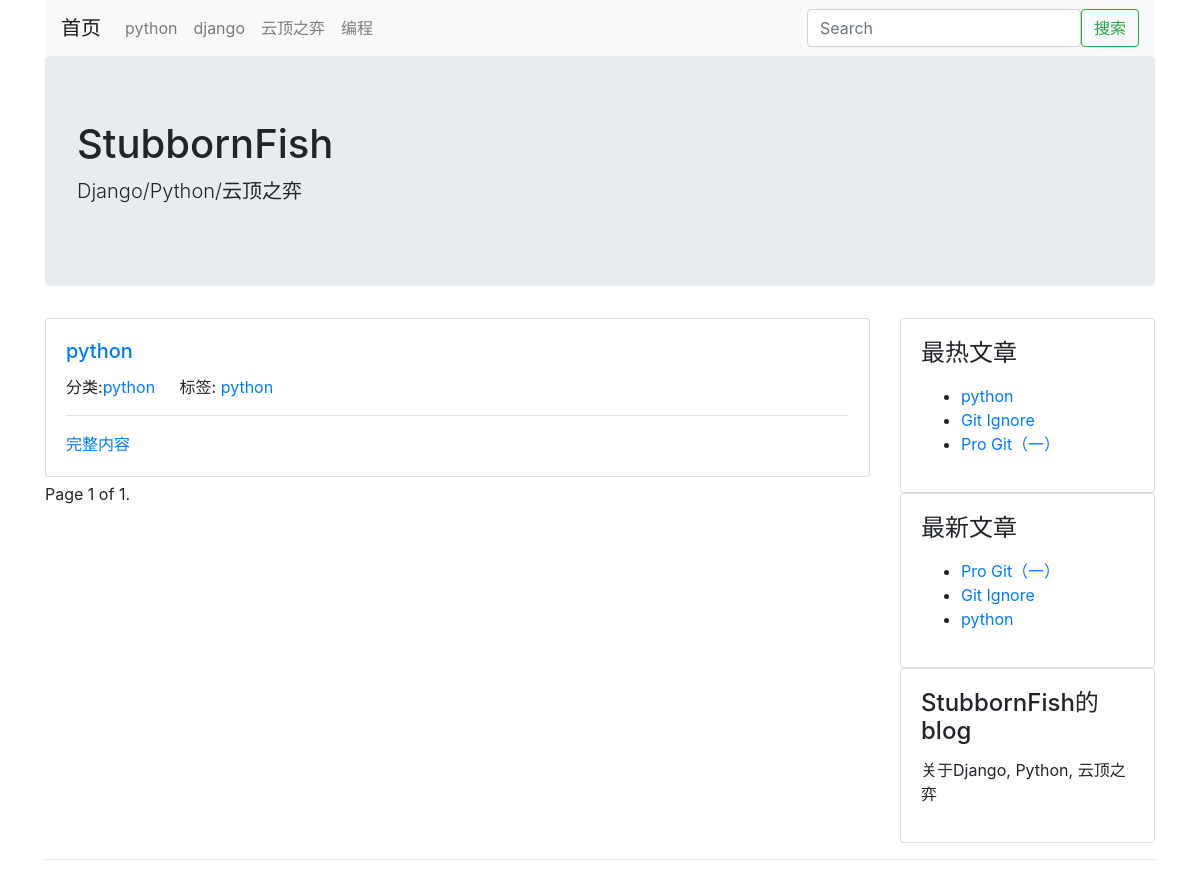
Page /category/1/ on the committed database.
### blog/models.py (models this page shows, shortened)
class Category(models.Model):
    name = models.CharField(max_length=50, verbose_name='名称')
    is_nav = models.BooleanField(default=False, verbose_name='是否为导航')
    class Meta:
        verbose_name = verbose_name_plural = '分类'
    @classmethod
    def get_navs(cls):
        catogories = Category.objects.all()
        normal_cato = []
        nav_cato = []
        for item in catogories:
            if item.is_nav:
                nav_cato.append(item)
            else:
                normal_cato.append(item)
        return {
            'navs': nav_cato,
            'categories': normal_cato
        }

class ArticlePost(models.Model):
    title = models.CharField(max_length=100, verbose_name="标题")
    desc = models.CharField(max_length=1024, blank=True, verbose_name='摘要')
    body = models.TextField(verbose_name='正文', help_text="正文为Markdown格式")
    content_html = models.TextField(verbose_name='正文markdown代码', blank=True, editable=False)
    category = models.ForeignKey(
        Category,
        blank=True,
        null=True,
        on_delete=models.DO_NOTHING,
        verbose_name='分类'
    )
    tag = models.ManyToManyField(
        Tag,
        blank=True,
        verbose_name='标签'
    )
    created_time = models.DateTimeField(auto_now_add=True, verbose_name='创建时间')
    updated_time = models.DateTimeField(auto_now=True, verbose_name='修改时间')
    pv = models.PositiveIntegerField(default=1)
    uv = models.PositiveIntegerField(default=1)
    class Meta:
        verbose_name = verbose_name_plural = '文章'
        ordering = ['-created_time']
    @classmethod
    def latest_posts(cls):
        queryset = cls.objects.all()
        return queryset
    @classmethod
    def host_posts(cls):
        result = cache.get('host_posts')
        if not result:
            result = cls.objects.all().order_by('-pv')
            cache.set('host_posts', result, 60*10)
        return result

class Tag(models.Model):
    name = models.CharField(max_length=50, verbose_name='标签')
    class Meta:
        verbose_name = verbose_name_plural = '标签'

### config/models.py (models this page shows, shortened)
class SideBar(models.Model):
    SIDE_TYPE = (
        (1, 'HTML'),
        (2, '最新文章'),
        (3, '最热文章'),
    )
    title = models.CharField(max_length=50, verbose_name='标题')
    display_type = models.PositiveIntegerField(default=1, choices=SIDE_TYPE, verbose_name='展示类型')
    contents = models.CharField(max_length=500, blank=True, help_text="如果不是html类型，可为空", verbose_name='内容')
    class Meta:
        verbose_name = verbose_name_plural = '侧边栏'
    def content_html(self):
        from blog.models import ArticlePost
        result = ''
        if self.display_type == 1:
            result = self.contents
        elif self.display_type == 2:
            context = {
                'posts': ArticlePost.latest_posts()
            }
            result = render_to_string('config/blocks/sidebar_posts.html', context)
        elif self.display_type == 3:
            context = {
                'posts': ArticlePost.host_posts()
            }
            result = render_to_string('config/blocks/sidebar_posts.html', context)
        return result

### blog/views.py (the view)
# urls.py: path('category/<category_id>/', CategoryView.as_view(), name='category-list'),
class CategoryView(IndexView):
    def get_context_data(self, **kwargs):
        context = super().get_context_data(**kwargs)
        category_id = self.kwargs.get('category_id')
        category = get_object_or_404(Category, pk=category_id)
        context.update({
            'category': category
        })
        return context
    def get_queryset(self):
        queryset = super().get_queryset()
        category_id = self.kwargs.get('category_id')
        return queryset.filter(category_id=category_id)

### blog/views.py (called while the page is built)
    def get_context_data(self, **kwargs):
        context = super().get_context_data(**kwargs)
        context.update({
            'sidebars': SideBar.objects.all()
        })
        context.update(Category.get_navs())
        return context

### templates/blog/list.html (shortened to what this page needs)
{% extends "./base.html" %}
{% block main %}
    {% for post in article_list %}
    <div class="card post">
        <div class="card-body">
            <h5 class="card-title"><a href="{% url 'post-detail' post.id %}">{{ post.title }}</a></h5>
            <span class="card-link">分类:<a href="{% url 'category-list' post.category_id %}">{{ post.category.name }}</a></span>
            <span class="card-link">标签:
                {% for tag in post.tag.all %}
                <a href="{% url 'tag-list' tag.id %}">{{ tag.name }}</a>
                {% endfor %}
            </span>
            <hr/>
            <p class="card-text">{{ post.desc }}<a href="{% url 'post-detail' post.id %}">完整内容</a></p>
        </div>
    </div>
    {% endfor %}
    {% if page_obj %}
        Page {{ page_obj.number }} of {{ paginator.num_pages }}.
    {% endif %}
{% endblock %}

### templates/blog/base.html (shortened to what this page needs)
{% load static %}
<!DOCTYPE HTML>
<html lang="en">
  <head>
    <link rel="stylesheet" href="{% static 'css/bootstrap.css' %}">
  </head>
  <body>
	<div class="container head">
        <nav class="navbar navbar-expand-lg navbar-light bg-light">
          <a class="navbar-brand" href="/">首页</a>
          <div class="collapse navbar-collapse" id="navbarSupportedContent">
            <ul class="navbar-nav mr-auto">
            {% for item in navs %}
              <li class="nav-item">
                  <a class="nav-link" href="{% url 'category-list' item.id %}">{{ item.name }}</a>
              </li>
            {% endfor %}
            </ul>
            <form class="form-inline" action='/search/' method='GET'>
                <input class="form-control" type="search" name="keyword" placeholder="Search" aria-label="Search" value="{{ keyword }}">
                <button class="btn btn-outline-success" type="submit">搜索</button>
            </form>
          </div>
        </nav>
        <div class="jumbotron">
            <h1 class="display-5">StubbornFish</h1>
            <p class="lead">Django/Python/云顶之弈</p>
        </div>
	</div>
	<div class="container main">
        <div class="row">
            <div class="col-9 post-list">
            {% block main %}
            {% endblock %}
            </div>
            <div class="col-3">
                {% for sidebar in sidebars %}
                <div class="card sidebar">
                    <div class="card-body">
                        <h4 class="card-title">{{ sidebar.title }}</h4>
                        <p>
                        {{ sidebar.content_html }}
                        </p>
                    </div>
                </div>
                {% endfor %}
            </div>
        </div>
    </div>
    <footer class="footer">
        {% block footer %}
        <div class="container">
            <hr/>
        </div>
        {% endblock %}
    </footer>
  </body>
</html>

### templates/config/blocks/sidebar_posts.html
<ul>
{% for post in posts %}
<li><a href="{% url 'post-detail' post.id %}">{{ post.title }}</a>
{% endfor %}
</ul>

### templates/blog/base.html (style rules this page uses)
.post { margin-bottom: 5px; }

### rows in the picture
Category: name "python"
Category: name "django"
Category: name "云顶之弈"
Category: name "编程"
ArticlePost: title "python", category.name "python"
Tag: name "python"
SideBar: title "最热文章"
ArticlePost: title "Git Ignore"
ArticlePost: title "Pro Git（一）"
SideBar: title "最新文章"
SideBar: title "StubbornFish的blog", content_html "关于Django, Python, 云顶之弈"

### other values in the picture
{{ page_obj.number }} "1"
{{ paginator.num_pages }} "1"
